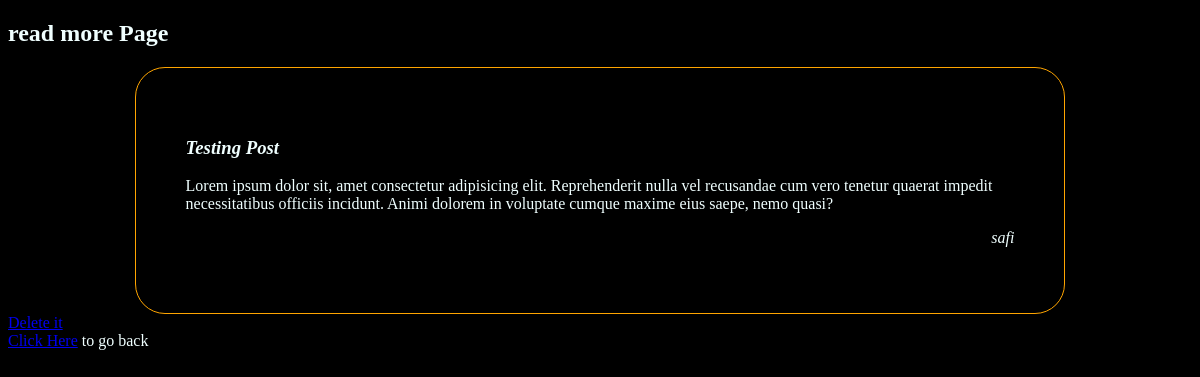
The app's page /post/48887fee-15ac-4eda-b66b-7181bed79c48 (signed in) with its own data.
### app.py (models this page shows, shortened)
class Post(db.Model):
    id = db.Column(db.String(100), primary_key=True)
    caption = db.Column(db.String(255), nullable=False)
    post = db.Column(db.String(1000), nullable=False)
    user_id = db.Column(db.String(50), db.ForeignKey('users.id'), nullable=False)
    user = db.relationship('Users', backref=db.backref('posts', lazy=True))

class Users(UserMixin, db.Model):
    id = db.Column(db.String(50), primary_key=True)
    name = db.Column(db.String(50), nullable=False)
    phone = db.Column(db.String(15))
    email = db.Column(db.String(100), unique=True, nullable=False)
    password = db.Column(db.String(100), nullable=False)

### app.py (the view)
@app.route("/post/<postId>")
def postFunc(postId):
    if not current_user.is_authenticated:
        return redirect(url_for('index'))
    post=Post.query.filter_by(id=postId).first()
    return render_template('post.html', post=post)

### app.py (called while the page is built)
@loginManager.user_loader
def loader_user(userid):
    return Users.query.get(userid)

### templates/post.html (shortened to what this page needs)
<!DOCTYPE html>
<html lang="en">
<head>
</head>
<body>
    <h2>read more Page</h2>
        <div class="post">
            <h3><i>{{post.caption}}</i></h3>
            {{post.post}}
            <p id="by">{{post.user.name}}</p>
        </div>
        {%if post.user==current_user %}
            <a href="/delete?id={{post.id}}">Delete it</a>
        {%endif %}
        <br>
        <a href="/home">Click Here</a> to go back
</body>
</html>

### templates/post.html (style rules this page uses)
body { background-color: black; color: azure; }
.post { width: 70%; margin: auto; padding: 50px; border-radius: 30px; border: 1px solid orange; }
#by { text-align: right; font-style: italic; }

### records on screen
Post: caption "Testing Post", post "Lorem ipsum dolor sit, amet consectetur adipisicing elit. Reprehenderit nulla vel recusandae cum vero tenetur quaerat impedit necessitatibus officiis incidunt. Animi dolorem in voluptate cumque maxime eius saepe, nemo quasi?"
Users: user.name "safi"
